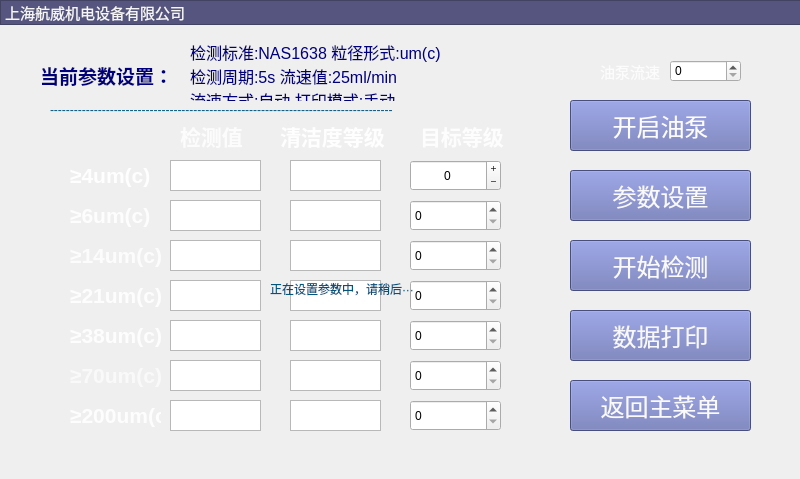
<?xml version="1.0" encoding="UTF-8"?>
<ui version="4.0">
 <class>Form2</class>
 <widget class="QWidget" name="Form2">
  <property name="windowModality">
   <enum>Qt::WindowModal</enum>
  </property>
  <property name="geometry">
   <rect>
    <x>0</x>
    <y>0</y>
    <width>800</width>
    <height>479</height>
   </rect>
  </property>
  <property name="cursor">
   <cursorShape>ArrowCursor</cursorShape>
  </property>
  <property name="windowTitle">
   <string>Form</string>
  </property>
  <property name="layoutDirection">
   <enum>Qt::LeftToRight</enum>
  </property>
  <property name="styleSheet">
   <string notr="true"/>
  </property>
  <widget class="QPlainTextEdit" name="plainTextEdit11">
   <property name="geometry">
    <rect>
     <x>290</x>
     <y>280</y>
     <width>91</width>
     <height>31</height>
    </rect>
   </property>
  </widget>
  <widget class="QPushButton" name="print">
   <property name="geometry">
    <rect>
     <x>570</x>
     <y>310</y>
     <width>181</width>
     <height>51</height>
    </rect>
   </property>
   <property name="font">
    <font>
     <pointsize>18</pointsize>
    </font>
   </property>
   <property name="styleSheet">
    <string notr="true">background-color: rgb(101, 111, 177);
color: rgb(248, 248, 248);
</string>
   </property>
   <property name="inputMethodHints">
    <set>Qt::ImhNone</set>
   </property>
   <property name="text">
    <string>数据打印</string>
   </property>
   <property name="checkable">
    <bool>false</bool>
   </property>
  </widget>
  <widget class="QPlainTextEdit" name="plainTextEdit12">
   <property name="geometry">
    <rect>
     <x>290</x>
     <y>320</y>
     <width>91</width>
     <height>31</height>
    </rect>
   </property>
  </widget>
  <widget class="QPlainTextEdit" name="plainTextEdit9">
   <property name="geometry">
    <rect>
     <x>290</x>
     <y>200</y>
     <width>91</width>
     <height>31</height>
    </rect>
   </property>
  </widget>
  <widget class="QPlainTextEdit" name="plainTextEdit10">
   <property name="geometry">
    <rect>
     <x>290</x>
     <y>240</y>
     <width>91</width>
     <height>31</height>
    </rect>
   </property>
  </widget>
  <widget class="QPushButton" name="starttest">
   <property name="geometry">
    <rect>
     <x>570</x>
     <y>240</y>
     <width>181</width>
     <height>51</height>
    </rect>
   </property>
   <property name="font">
    <font>
     <pointsize>18</pointsize>
    </font>
   </property>
   <property name="styleSheet">
    <string notr="true">background-color: rgb(101, 111, 177);
color: rgb(250, 250, 250);</string>
   </property>
   <property name="inputMethodHints">
    <set>Qt::ImhNone</set>
   </property>
   <property name="text">
    <string>开始检测</string>
   </property>
   <property name="checkable">
    <bool>false</bool>
   </property>
  </widget>
  <widget class="QPlainTextEdit" name="plainTextEdit13">
   <property name="geometry">
    <rect>
     <x>290</x>
     <y>360</y>
     <width>91</width>
     <height>31</height>
    </rect>
   </property>
  </widget>
  <widget class="QPlainTextEdit" name="plainTextEdit4">
   <property name="geometry">
    <rect>
     <x>170</x>
     <y>280</y>
     <width>91</width>
     <height>31</height>
    </rect>
   </property>
  </widget>
  <widget class="QLabel" name="label_9">
   <property name="geometry">
    <rect>
     <x>420</x>
     <y>120</y>
     <width>91</width>
     <height>31</height>
    </rect>
   </property>
   <property name="font">
    <font>
     <weight>75</weight>
     <bold>true</bold>
    </font>
   </property>
   <property name="text">
    <string>&lt;!DOCTYPE HTML PUBLIC &quot;-//W3C//DTD HTML 4.0//EN&quot; &quot;http://www.w3.org/TR/REC-html40/strict.dtd&quot;&gt;
&lt;html&gt;&lt;head&gt;&lt;meta name=&quot;qrichtext&quot; content=&quot;1&quot; /&gt;&lt;style type=&quot;text/css&quot;&gt;
p, li { white-space: pre-wrap; }
&lt;/style&gt;&lt;/head&gt;&lt;body style=&quot; font-family:'SimSun'; font-size:9pt; font-weight:600; font-style:normal;&quot;&gt;
&lt;p style=&quot; margin-top:0px; margin-bottom:0px; margin-left:0px; margin-right:0px; -qt-block-indent:0; text-indent:0px;&quot;&gt;&lt;span style=&quot; font-size:16pt; color:#fdfdfd;&quot;&gt;目标等级&lt;/span&gt;&lt;/p&gt;&lt;/body&gt;&lt;/html&gt;</string>
   </property>
  </widget>
  <widget class="QSpinBox" name="spinBox_2">
   <property name="geometry">
    <rect>
     <x>410</x>
     <y>200</y>
     <width>91</width>
     <height>31</height>
    </rect>
   </property>
  </widget>
  <widget class="QLabel" name="label2">
   <property name="geometry">
    <rect>
     <x>70</x>
     <y>200</y>
     <width>91</width>
     <height>31</height>
    </rect>
   </property>
   <property name="text">
    <string>&lt;!DOCTYPE HTML PUBLIC &quot;-//W3C//DTD HTML 4.0//EN&quot; &quot;http://www.w3.org/TR/REC-html40/strict.dtd&quot;&gt;
&lt;html&gt;&lt;head&gt;&lt;meta name=&quot;qrichtext&quot; content=&quot;1&quot; /&gt;&lt;style type=&quot;text/css&quot;&gt;
p, li { white-space: pre-wrap; }
&lt;/style&gt;&lt;/head&gt;&lt;body style=&quot; font-family:'SimSun'; font-size:9pt; font-weight:400; font-style:normal;&quot;&gt;
&lt;p style=&quot; margin-top:0px; margin-bottom:0px; margin-left:0px; margin-right:0px; -qt-block-indent:0; text-indent:0px;&quot;&gt;&lt;span style=&quot; font-size:16pt; font-weight:600; color:#fdfdfd;&quot;&gt;≥6um(c)&lt;/span&gt;&lt;/p&gt;&lt;/body&gt;&lt;/html&gt;</string>
   </property>
  </widget>
  <widget class="QPlainTextEdit" name="plainTextEdit2">
   <property name="geometry">
    <rect>
     <x>170</x>
     <y>200</y>
     <width>91</width>
     <height>31</height>
    </rect>
   </property>
  </widget>
  <widget class="QLabel" name="label1">
   <property name="geometry">
    <rect>
     <x>70</x>
     <y>160</y>
     <width>91</width>
     <height>31</height>
    </rect>
   </property>
   <property name="text">
    <string>&lt;!DOCTYPE HTML PUBLIC &quot;-//W3C//DTD HTML 4.0//EN&quot; &quot;http://www.w3.org/TR/REC-html40/strict.dtd&quot;&gt;
&lt;html&gt;&lt;head&gt;&lt;meta name=&quot;qrichtext&quot; content=&quot;1&quot; /&gt;&lt;style type=&quot;text/css&quot;&gt;
p, li { white-space: pre-wrap; }
&lt;/style&gt;&lt;/head&gt;&lt;body style=&quot; font-family:'SimSun'; font-size:9pt; font-weight:400; font-style:normal;&quot;&gt;
&lt;p style=&quot; margin-top:0px; margin-bottom:0px; margin-left:0px; margin-right:0px; -qt-block-indent:0; text-indent:0px;&quot;&gt;&lt;span style=&quot; font-size:16pt; font-weight:600; color:#fefefe;&quot;&gt;≥4um(c)&lt;/span&gt;&lt;/p&gt;&lt;/body&gt;&lt;/html&gt;</string>
   </property>
  </widget>
  <widget class="QPlainTextEdit" name="plainTextEdit3">
   <property name="geometry">
    <rect>
     <x>170</x>
     <y>240</y>
     <width>91</width>
     <height>31</height>
    </rect>
   </property>
  </widget>
  <widget class="QPlainTextEdit" name="plainTextEdit1">
   <property name="geometry">
    <rect>
     <x>170</x>
     <y>160</y>
     <width>91</width>
     <height>31</height>
    </rect>
   </property>
  </widget>
  <widget class="QLabel" name="label_2">
   <property name="geometry">
    <rect>
     <x>190</x>
     <y>40</y>
     <width>381</width>
     <height>61</height>
    </rect>
   </property>
   <property name="text">
    <string>&lt;!DOCTYPE HTML PUBLIC &quot;-//W3C//DTD HTML 4.0//EN&quot; &quot;http://www.w3.org/TR/REC-html40/strict.dtd&quot;&gt;
&lt;html&gt;&lt;head&gt;&lt;meta name=&quot;qrichtext&quot; content=&quot;1&quot; /&gt;&lt;style type=&quot;text/css&quot;&gt;
p, li { white-space: pre-wrap; }
&lt;/style&gt;&lt;/head&gt;&lt;body style=&quot; font-family:'SimSun'; font-size:9pt; font-weight:400; font-style:normal;&quot;&gt;
&lt;p style=&quot; margin-top:0px; margin-bottom:0px; margin-left:0px; margin-right:0px; -qt-block-indent:0; text-indent:0px;&quot;&gt;&lt;span style=&quot; font-size:12pt; color:#00007f;&quot;&gt;检测标准:NAS1638 粒径形式:um(c) &lt;/span&gt;&lt;/p&gt;
&lt;p style=&quot; margin-top:0px; margin-bottom:0px; margin-left:0px; margin-right:0px; -qt-block-indent:0; text-indent:0px;&quot;&gt;&lt;span style=&quot; font-size:12pt; color:#00007f;&quot;&gt;检测周期:5s &lt;/span&gt;&lt;span style=&quot; font-size:12pt; color:#00007f;&quot;&gt;流速值:25ml/min &lt;/span&gt;&lt;/p&gt;
&lt;p style=&quot; margin-top:0px; margin-bottom:0px; margin-left:0px; margin-right:0px; -qt-block-indent:0; text-indent:0px;&quot;&gt;&lt;span style=&quot; font-size:12pt; color:#00007f;&quot;&gt;流速方式:自动 打印模式:手动&lt;/span&gt;&lt;/p&gt;&lt;/body&gt;&lt;/html&gt;</string>
   </property>
  </widget>
  <widget class="QSpinBox" name="spinBox_1">
   <property name="geometry">
    <rect>
     <x>410</x>
     <y>160</y>
     <width>91</width>
     <height>31</height>
    </rect>
   </property>
   <property name="sizePolicy">
    <sizepolicy hsizetype="Maximum" vsizetype="MinimumExpanding">
     <horstretch>0</horstretch>
     <verstretch>0</verstretch>
    </sizepolicy>
   </property>
   <property name="wrapping">
    <bool>true</bool>
   </property>
   <property name="frame">
    <bool>true</bool>
   </property>
   <property name="alignment">
    <set>Qt::AlignCenter</set>
   </property>
   <property name="buttonSymbols">
    <enum>QAbstractSpinBox::PlusMinus</enum>
   </property>
   <property name="correctionMode">
    <enum>QAbstractSpinBox::CorrectToNearestValue</enum>
   </property>
  </widget>
  <widget class="QSpinBox" name="spinBox_5">
   <property name="geometry">
    <rect>
     <x>410</x>
     <y>320</y>
     <width>91</width>
     <height>31</height>
    </rect>
   </property>
  </widget>
  <widget class="QLabel" name="label_7">
   <property name="geometry">
    <rect>
     <x>180</x>
     <y>120</y>
     <width>71</width>
     <height>31</height>
    </rect>
   </property>
   <property name="font">
    <font>
     <pointsize>11</pointsize>
     <weight>75</weight>
     <bold>true</bold>
    </font>
   </property>
   <property name="text">
    <string>&lt;!DOCTYPE HTML PUBLIC &quot;-//W3C//DTD HTML 4.0//EN&quot; &quot;http://www.w3.org/TR/REC-html40/strict.dtd&quot;&gt;
&lt;html&gt;&lt;head&gt;&lt;meta name=&quot;qrichtext&quot; content=&quot;1&quot; /&gt;&lt;style type=&quot;text/css&quot;&gt;
p, li { white-space: pre-wrap; }
&lt;/style&gt;&lt;/head&gt;&lt;body style=&quot; font-family:'SimSun'; font-size:11pt; font-weight:600; font-style:normal;&quot;&gt;
&lt;p style=&quot; margin-top:0px; margin-bottom:0px; margin-left:0px; margin-right:0px; -qt-block-indent:0; text-indent:0px;&quot;&gt;&lt;span style=&quot; font-size:16pt; color:#fcfcfc;&quot;&gt;检测值&lt;/span&gt;&lt;/p&gt;&lt;/body&gt;&lt;/html&gt;</string>
   </property>
  </widget>
  <widget class="QLabel" name="label_10">
   <property name="geometry">
    <rect>
     <x>280</x>
     <y>120</y>
     <width>111</width>
     <height>31</height>
    </rect>
   </property>
   <property name="font">
    <font>
     <weight>75</weight>
     <bold>true</bold>
    </font>
   </property>
   <property name="text">
    <string>&lt;!DOCTYPE HTML PUBLIC &quot;-//W3C//DTD HTML 4.0//EN&quot; &quot;http://www.w3.org/TR/REC-html40/strict.dtd&quot;&gt;
&lt;html&gt;&lt;head&gt;&lt;meta name=&quot;qrichtext&quot; content=&quot;1&quot; /&gt;&lt;style type=&quot;text/css&quot;&gt;
p, li { white-space: pre-wrap; }
&lt;/style&gt;&lt;/head&gt;&lt;body style=&quot; font-family:'SimSun'; font-size:9pt; font-weight:600; font-style:normal;&quot;&gt;
&lt;p style=&quot; margin-top:0px; margin-bottom:0px; margin-left:0px; margin-right:0px; -qt-block-indent:0; text-indent:0px;&quot;&gt;&lt;span style=&quot; font-size:16pt; color:#fefefe;&quot;&gt;清洁度等级&lt;/span&gt;&lt;/p&gt;&lt;/body&gt;&lt;/html&gt;</string>
   </property>
  </widget>
  <widget class="QPlainTextEdit" name="plainTextEdit8">
   <property name="geometry">
    <rect>
     <x>290</x>
     <y>160</y>
     <width>91</width>
     <height>31</height>
    </rect>
   </property>
  </widget>
  <widget class="QSpinBox" name="spinBox_4">
   <property name="geometry">
    <rect>
     <x>410</x>
     <y>280</y>
     <width>91</width>
     <height>31</height>
    </rect>
   </property>
  </widget>
  <widget class="QPushButton" name="paraset">
   <property name="geometry">
    <rect>
     <x>570</x>
     <y>170</y>
     <width>181</width>
     <height>51</height>
    </rect>
   </property>
   <property name="font">
    <font>
     <pointsize>18</pointsize>
    </font>
   </property>
   <property name="styleSheet">
    <string notr="true">background-color: rgb(101, 111, 177);
color: rgb(249, 249, 249);</string>
   </property>
   <property name="inputMethodHints">
    <set>Qt::ImhNone</set>
   </property>
   <property name="text">
    <string>参数设置</string>
   </property>
   <property name="checkable">
    <bool>false</bool>
   </property>
  </widget>
  <widget class="QSpinBox" name="spinBox_6">
   <property name="geometry">
    <rect>
     <x>410</x>
     <y>360</y>
     <width>91</width>
     <height>31</height>
    </rect>
   </property>
  </widget>
  <widget class="QLabel" name="label3">
   <property name="geometry">
    <rect>
     <x>70</x>
     <y>240</y>
     <width>101</width>
     <height>31</height>
    </rect>
   </property>
   <property name="text">
    <string>&lt;!DOCTYPE HTML PUBLIC &quot;-//W3C//DTD HTML 4.0//EN&quot; &quot;http://www.w3.org/TR/REC-html40/strict.dtd&quot;&gt;
&lt;html&gt;&lt;head&gt;&lt;meta name=&quot;qrichtext&quot; content=&quot;1&quot; /&gt;&lt;style type=&quot;text/css&quot;&gt;
p, li { white-space: pre-wrap; }
&lt;/style&gt;&lt;/head&gt;&lt;body style=&quot; font-family:'SimSun'; font-size:9pt; font-weight:400; font-style:normal;&quot;&gt;
&lt;p style=&quot; margin-top:0px; margin-bottom:0px; margin-left:0px; margin-right:0px; -qt-block-indent:0; text-indent:0px;&quot;&gt;&lt;span style=&quot; font-size:16pt; font-weight:600; color:#fcfcfc;&quot;&gt;≥14um(c)&lt;/span&gt;&lt;/p&gt;&lt;/body&gt;&lt;/html&gt;</string>
   </property>
  </widget>
  <widget class="QSpinBox" name="spinBox_3">
   <property name="geometry">
    <rect>
     <x>410</x>
     <y>240</y>
     <width>91</width>
     <height>31</height>
    </rect>
   </property>
  </widget>
  <widget class="QPushButton" name="backtomainwindow2">
   <property name="geometry">
    <rect>
     <x>570</x>
     <y>380</y>
     <width>181</width>
     <height>51</height>
    </rect>
   </property>
   <property name="font">
    <font>
     <pointsize>18</pointsize>
    </font>
   </property>
   <property name="styleSheet">
    <string notr="true">background-color: rgb(101, 111, 177);
color: rgb(250, 250, 250);</string>
   </property>
   <property name="inputMethodHints">
    <set>Qt::ImhNone</set>
   </property>
   <property name="text">
    <string>返回主菜单</string>
   </property>
   <property name="checkable">
    <bool>false</bool>
   </property>
  </widget>
  <widget class="QPushButton" name="deviceon">
   <property name="geometry">
    <rect>
     <x>570</x>
     <y>100</y>
     <width>181</width>
     <height>51</height>
    </rect>
   </property>
   <property name="font">
    <font>
     <pointsize>18</pointsize>
    </font>
   </property>
   <property name="styleSheet">
    <string notr="true">background-color: rgb(101, 111, 177);
color: rgb(252, 252, 252);</string>
   </property>
   <property name="inputMethodHints">
    <set>Qt::ImhNone</set>
   </property>
   <property name="text">
    <string>开启油泵</string>
   </property>
   <property name="checkable">
    <bool>false</bool>
   </property>
  </widget>
  <widget class="QPlainTextEdit" name="plainTextEdit6">
   <property name="geometry">
    <rect>
     <x>170</x>
     <y>360</y>
     <width>91</width>
     <height>31</height>
    </rect>
   </property>
  </widget>
  <widget class="QLabel" name="label">
   <property name="geometry">
    <rect>
     <x>40</x>
     <y>60</y>
     <width>131</width>
     <height>31</height>
    </rect>
   </property>
   <property name="font">
    <font>
     <pointsize>13</pointsize>
    </font>
   </property>
   <property name="text">
    <string>&lt;!DOCTYPE HTML PUBLIC &quot;-//W3C//DTD HTML 4.0//EN&quot; &quot;http://www.w3.org/TR/REC-html40/strict.dtd&quot;&gt;
&lt;html&gt;&lt;head&gt;&lt;meta name=&quot;qrichtext&quot; content=&quot;1&quot; /&gt;&lt;style type=&quot;text/css&quot;&gt;
p, li { white-space: pre-wrap; }
&lt;/style&gt;&lt;/head&gt;&lt;body style=&quot; font-family:'SimSun'; font-size:13pt; font-weight:400; font-style:normal;&quot;&gt;
&lt;p style=&quot; margin-top:0px; margin-bottom:0px; margin-left:0px; margin-right:0px; -qt-block-indent:0; text-indent:0px;&quot;&gt;&lt;span style=&quot; font-size:14pt; font-weight:600; color:#00007f;&quot;&gt;当前参数设置：&lt;/span&gt;&lt;/p&gt;&lt;/body&gt;&lt;/html&gt;</string>
   </property>
  </widget>
  <widget class="QPlainTextEdit" name="plainTextEdit5">
   <property name="geometry">
    <rect>
     <x>170</x>
     <y>320</y>
     <width>91</width>
     <height>31</height>
    </rect>
   </property>
  </widget>
  <widget class="QLabel" name="label_3">
   <property name="geometry">
    <rect>
     <x>50</x>
     <y>100</y>
     <width>491</width>
     <height>20</height>
    </rect>
   </property>
   <property name="text">
    <string>&lt;!DOCTYPE HTML PUBLIC &quot;-//W3C//DTD HTML 4.0//EN&quot; &quot;http://www.w3.org/TR/REC-html40/strict.dtd&quot;&gt;
&lt;html&gt;&lt;head&gt;&lt;meta name=&quot;qrichtext&quot; content=&quot;1&quot; /&gt;&lt;style type=&quot;text/css&quot;&gt;
p, li { white-space: pre-wrap; }
&lt;/style&gt;&lt;/head&gt;&lt;body style=&quot; font-family:'SimSun'; font-size:9pt; font-weight:400; font-style:normal;&quot;&gt;
&lt;p style=&quot; margin-top:0px; margin-bottom:0px; margin-left:0px; margin-right:0px; -qt-block-indent:0; text-indent:0px;&quot;&gt;&lt;span style=&quot; color:#00557f;&quot;&gt;--------------------------------------------------------------------------------------&lt;/span&gt;&lt;/p&gt;&lt;/body&gt;&lt;/html&gt;</string>
   </property>
  </widget>
  <widget class="QLabel" name="label4">
   <property name="geometry">
    <rect>
     <x>70</x>
     <y>280</y>
     <width>91</width>
     <height>31</height>
    </rect>
   </property>
   <property name="text">
    <string>&lt;!DOCTYPE HTML PUBLIC &quot;-//W3C//DTD HTML 4.0//EN&quot; &quot;http://www.w3.org/TR/REC-html40/strict.dtd&quot;&gt;
&lt;html&gt;&lt;head&gt;&lt;meta name=&quot;qrichtext&quot; content=&quot;1&quot; /&gt;&lt;style type=&quot;text/css&quot;&gt;
p, li { white-space: pre-wrap; }
&lt;/style&gt;&lt;/head&gt;&lt;body style=&quot; font-family:'SimSun'; font-size:9pt; font-weight:400; font-style:normal;&quot;&gt;
&lt;p style=&quot; margin-top:0px; margin-bottom:0px; margin-left:0px; margin-right:0px; -qt-block-indent:0; text-indent:0px;&quot;&gt;&lt;span style=&quot; font-size:16pt; font-weight:600; color:#fdfdfd;&quot;&gt;≥21um(c)&lt;/span&gt;&lt;/p&gt;&lt;/body&gt;&lt;/html&gt;</string>
   </property>
  </widget>
  <widget class="QLabel" name="label5">
   <property name="geometry">
    <rect>
     <x>70</x>
     <y>320</y>
     <width>101</width>
     <height>31</height>
    </rect>
   </property>
   <property name="text">
    <string>&lt;!DOCTYPE HTML PUBLIC &quot;-//W3C//DTD HTML 4.0//EN&quot; &quot;http://www.w3.org/TR/REC-html40/strict.dtd&quot;&gt;
&lt;html&gt;&lt;head&gt;&lt;meta name=&quot;qrichtext&quot; content=&quot;1&quot; /&gt;&lt;style type=&quot;text/css&quot;&gt;
p, li { white-space: pre-wrap; }
&lt;/style&gt;&lt;/head&gt;&lt;body style=&quot; font-family:'SimSun'; font-size:9pt; font-weight:400; font-style:normal;&quot;&gt;
&lt;p style=&quot; margin-top:0px; margin-bottom:0px; margin-left:0px; margin-right:0px; -qt-block-indent:0; text-indent:0px;&quot;&gt;&lt;span style=&quot; font-size:16pt; font-weight:600; color:#fdfdfd;&quot;&gt;≥38um(c)&lt;/span&gt;&lt;/p&gt;&lt;/body&gt;&lt;/html&gt;</string>
   </property>
  </widget>
  <widget class="QLabel" name="label6">
   <property name="geometry">
    <rect>
     <x>70</x>
     <y>360</y>
     <width>111</width>
     <height>31</height>
    </rect>
   </property>
   <property name="text">
    <string>&lt;!DOCTYPE HTML PUBLIC &quot;-//W3C//DTD HTML 4.0//EN&quot; &quot;http://www.w3.org/TR/REC-html40/strict.dtd&quot;&gt;
&lt;html&gt;&lt;head&gt;&lt;meta name=&quot;qrichtext&quot; content=&quot;1&quot; /&gt;&lt;style type=&quot;text/css&quot;&gt;
p, li { white-space: pre-wrap; }
&lt;/style&gt;&lt;/head&gt;&lt;body style=&quot; font-family:'SimSun'; font-size:9pt; font-weight:400; font-style:normal;&quot;&gt;
&lt;p style=&quot; margin-top:0px; margin-bottom:0px; margin-left:0px; margin-right:0px; -qt-block-indent:0; text-indent:0px;&quot;&gt;&lt;span style=&quot; font-size:16pt; font-weight:600; color:#f9f9f9;&quot;&gt;≥70um(c)&lt;/span&gt;&lt;/p&gt;&lt;/body&gt;&lt;/html&gt;</string>
   </property>
  </widget>
  <widget class="QTextBrowser" name="textBrowser">
   <property name="geometry">
    <rect>
     <x>0</x>
     <y>0</y>
     <width>3000</width>
     <height>25</height>
    </rect>
   </property>
   <property name="font">
    <font>
     <pointsize>11</pointsize>
    </font>
   </property>
   <property name="styleSheet">
    <string notr="true">background-color: rgb(85, 85, 127);</string>
   </property>
   <property name="html">
    <string>&lt;!DOCTYPE HTML PUBLIC &quot;-//W3C//DTD HTML 4.0//EN&quot; &quot;http://www.w3.org/TR/REC-html40/strict.dtd&quot;&gt;
&lt;html&gt;&lt;head&gt;&lt;meta name=&quot;qrichtext&quot; content=&quot;1&quot; /&gt;&lt;style type=&quot;text/css&quot;&gt;
p, li { white-space: pre-wrap; }
&lt;/style&gt;&lt;/head&gt;&lt;body style=&quot; font-family:'SimSun'; font-size:11pt; font-weight:400; font-style:normal;&quot;&gt;
&lt;p style=&quot; margin-top:0px; margin-bottom:0px; margin-left:0px; margin-right:0px; -qt-block-indent:0; text-indent:0px;&quot;&gt;&lt;span style=&quot; color:#f5f5f5;&quot;&gt;上海航威机电设备有限公司&lt;/span&gt;&lt;/p&gt;&lt;/body&gt;&lt;/html&gt;</string>
   </property>
  </widget>
  <widget class="QLabel" name="lbl_text">
   <property name="geometry">
    <rect>
     <x>270</x>
     <y>280</y>
     <width>171</width>
     <height>16</height>
    </rect>
   </property>
   <property name="text">
    <string>&lt;!DOCTYPE HTML PUBLIC &quot;-//W3C//DTD HTML 4.0//EN&quot; &quot;http://www.w3.org/TR/REC-html40/strict.dtd&quot;&gt;
&lt;html&gt;&lt;head&gt;&lt;meta name=&quot;qrichtext&quot; content=&quot;1&quot; /&gt;&lt;style type=&quot;text/css&quot;&gt;
p, li { white-space: pre-wrap; }
&lt;/style&gt;&lt;/head&gt;&lt;body style=&quot; font-family:'SimSun'; font-size:9pt; font-weight:400; font-style:normal;&quot;&gt;
&lt;p style=&quot; margin-top:0px; margin-bottom:0px; margin-left:0px; margin-right:0px; -qt-block-indent:0; text-indent:0px;&quot;&gt;&lt;span style=&quot; color:#00557f;&quot;&gt;正在设置参数中，请稍后···&lt;/span&gt;&lt;/p&gt;&lt;/body&gt;&lt;/html&gt;</string>
   </property>
  </widget>
  <widget class="QLabel" name="lbl_gif">
   <property name="geometry">
    <rect>
     <x>310</x>
     <y>170</y>
     <width>151</width>
     <height>141</height>
    </rect>
   </property>
   <property name="text">
    <string/>
   </property>
  </widget>
  <widget class="QPlainTextEdit" name="plainTextEdit7">
   <property name="geometry">
    <rect>
     <x>170</x>
     <y>400</y>
     <width>91</width>
     <height>31</height>
    </rect>
   </property>
  </widget>
  <widget class="QSpinBox" name="spinBox_7">
   <property name="geometry">
    <rect>
     <x>410</x>
     <y>400</y>
     <width>91</width>
     <height>31</height>
    </rect>
   </property>
  </widget>
  <widget class="QPlainTextEdit" name="plainTextEdit14">
   <property name="geometry">
    <rect>
     <x>290</x>
     <y>400</y>
     <width>91</width>
     <height>31</height>
    </rect>
   </property>
  </widget>
  <widget class="QLabel" name="label7">
   <property name="geometry">
    <rect>
     <x>70</x>
     <y>400</y>
     <width>91</width>
     <height>31</height>
    </rect>
   </property>
   <property name="text">
    <string>&lt;!DOCTYPE HTML PUBLIC &quot;-//W3C//DTD HTML 4.0//EN&quot; &quot;http://www.w3.org/TR/REC-html40/strict.dtd&quot;&gt;
&lt;html&gt;&lt;head&gt;&lt;meta name=&quot;qrichtext&quot; content=&quot;1&quot; /&gt;&lt;style type=&quot;text/css&quot;&gt;
p, li { white-space: pre-wrap; }
&lt;/style&gt;&lt;/head&gt;&lt;body style=&quot; font-family:'SimSun'; font-size:9pt; font-weight:400; font-style:normal;&quot;&gt;
&lt;p style=&quot; margin-top:0px; margin-bottom:0px; margin-left:0px; margin-right:0px; -qt-block-indent:0; text-indent:0px;&quot;&gt;&lt;span style=&quot; font-size:16pt; font-weight:600; color:#fdfdfd;&quot;&gt;≥200um(c)&lt;/span&gt;&lt;/p&gt;&lt;/body&gt;&lt;/html&gt;</string>
   </property>
  </widget>
  <widget class="QLabel" name="label_15">
   <property name="geometry">
    <rect>
     <x>600</x>
     <y>60</y>
     <width>61</width>
     <height>21</height>
    </rect>
   </property>
   <property name="text">
    <string>&lt;!DOCTYPE HTML PUBLIC &quot;-//W3C//DTD HTML 4.0//EN&quot; &quot;http://www.w3.org/TR/REC-html40/strict.dtd&quot;&gt;
&lt;html&gt;&lt;head&gt;&lt;meta name=&quot;qrichtext&quot; content=&quot;1&quot; /&gt;&lt;style type=&quot;text/css&quot;&gt;
p, li { white-space: pre-wrap; }
&lt;/style&gt;&lt;/head&gt;&lt;body style=&quot; font-family:'SimSun'; font-size:9pt; font-weight:400; font-style:normal;&quot;&gt;
&lt;p style=&quot; margin-top:0px; margin-bottom:0px; margin-left:0px; margin-right:0px; -qt-block-indent:0; text-indent:0px;&quot;&gt;&lt;span style=&quot; font-size:11pt; color:#fcfcfc;&quot;&gt;油泵流速&lt;/span&gt;&lt;/p&gt;&lt;/body&gt;&lt;/html&gt;</string>
   </property>
  </widget>
  <widget class="QSpinBox" name="spinBox_9">
   <property name="geometry">
    <rect>
     <x>670</x>
     <y>60</y>
     <width>71</width>
     <height>22</height>
    </rect>
   </property>
   <property name="sizePolicy">
    <sizepolicy hsizetype="Minimum" vsizetype="Fixed">
     <horstretch>0</horstretch>
     <verstretch>0</verstretch>
    </sizepolicy>
   </property>
   <property name="minimumSize">
    <size>
     <width>51</width>
     <height>0</height>
    </size>
   </property>
   <property name="maximum">
    <number>10</number>
   </property>
  </widget>
 </widget>
 <resources/>
 <connections/>
</ui>
